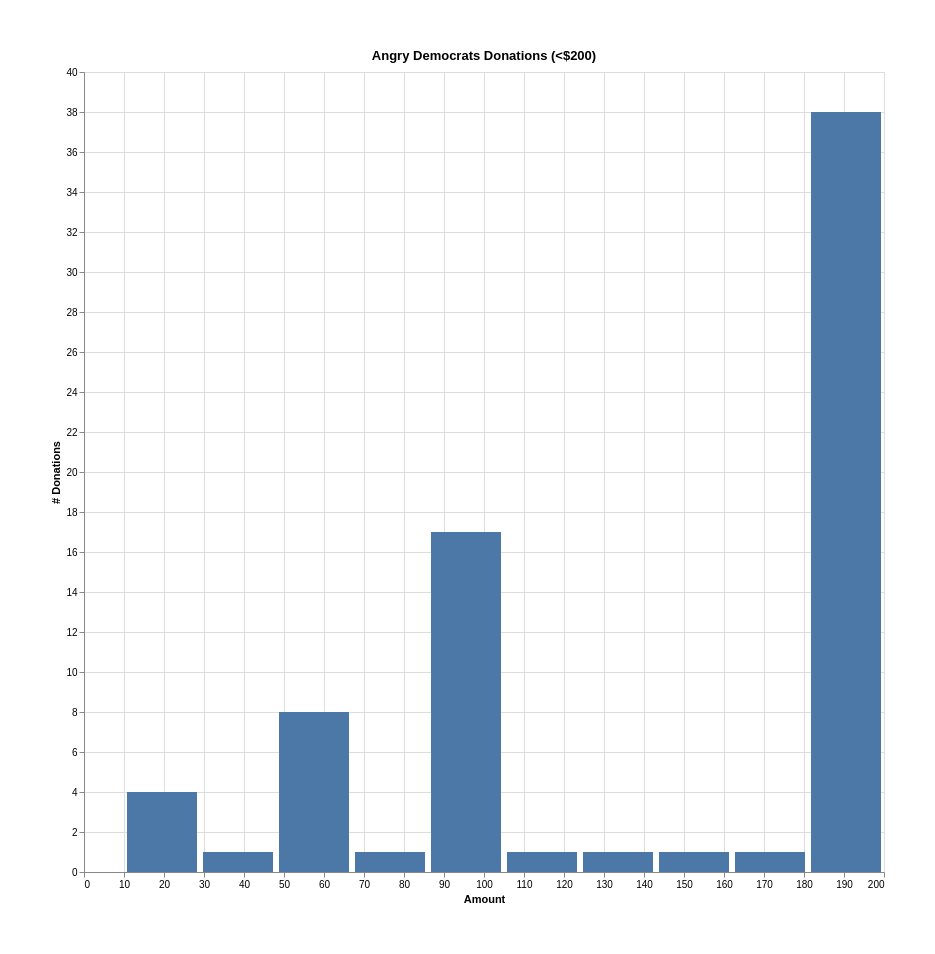

Vega-Lite specification for this chart:
### Vega-Lite specification from a JSON file in a GitHub repository (floating-point values rounded to 4 significant figures)
{"config": {"view": {"height": 800, "width": 800}, "padding": 50}, "mark": {"binSpacing": 1, "size": 70, "type": "bar"}, "data": {"values": [{"Amount": 19.5, "count": 4}, {"Amount": 38.5, "count": 1}, {"Amount": 57.5, "count": 8}, {"Amount": 76.5, "count": 1}, {"Amount": 95.5, "count": 17}, {"Amount": 114.5, "count": 1}, {"Amount": 133.5, "count": 1}, {"Amount": 152.5, "count": 1}, {"Amount": 171.5, "count": 1}, {"Amount": 190.5, "count": 38}]}, "$schema": "https://vega.github.io/schema/vega-lite/v5.json", "title": "Angry Democrats Donations (<$200)", "encoding": {"x": {"field": "Amount", "type": "quantitative"}, "y": {"field": "count", "type": "quantitative", "axis": {"title": "# Donations"}}}}
